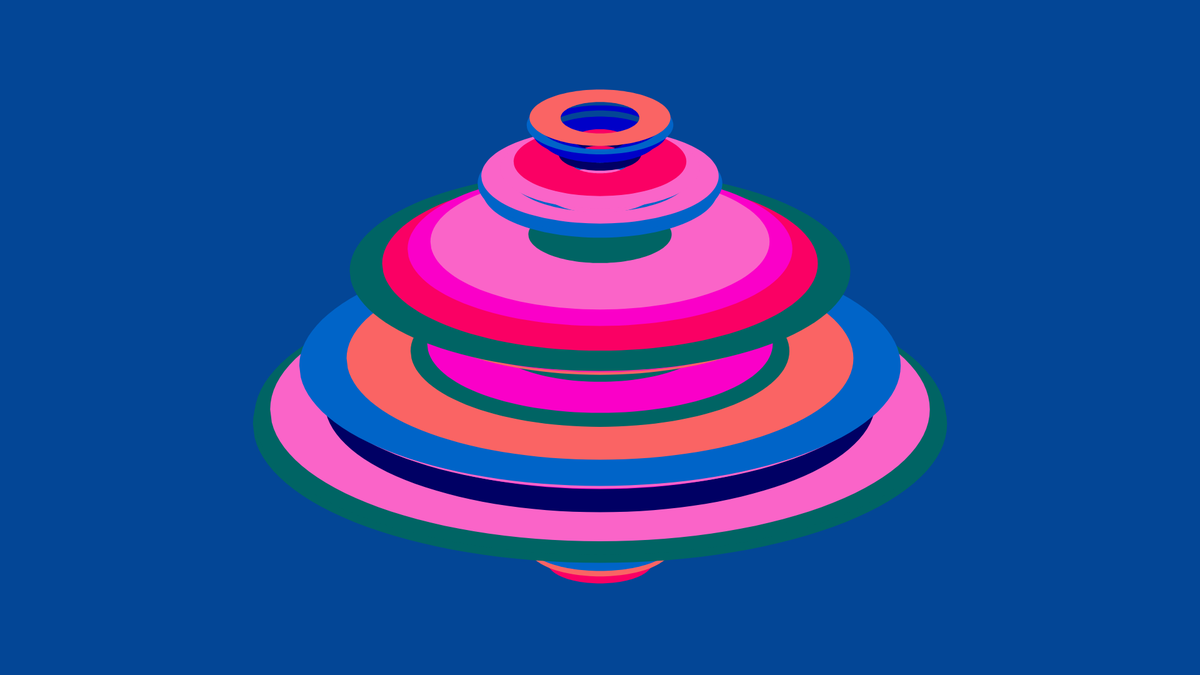
Frame 1 (no input)
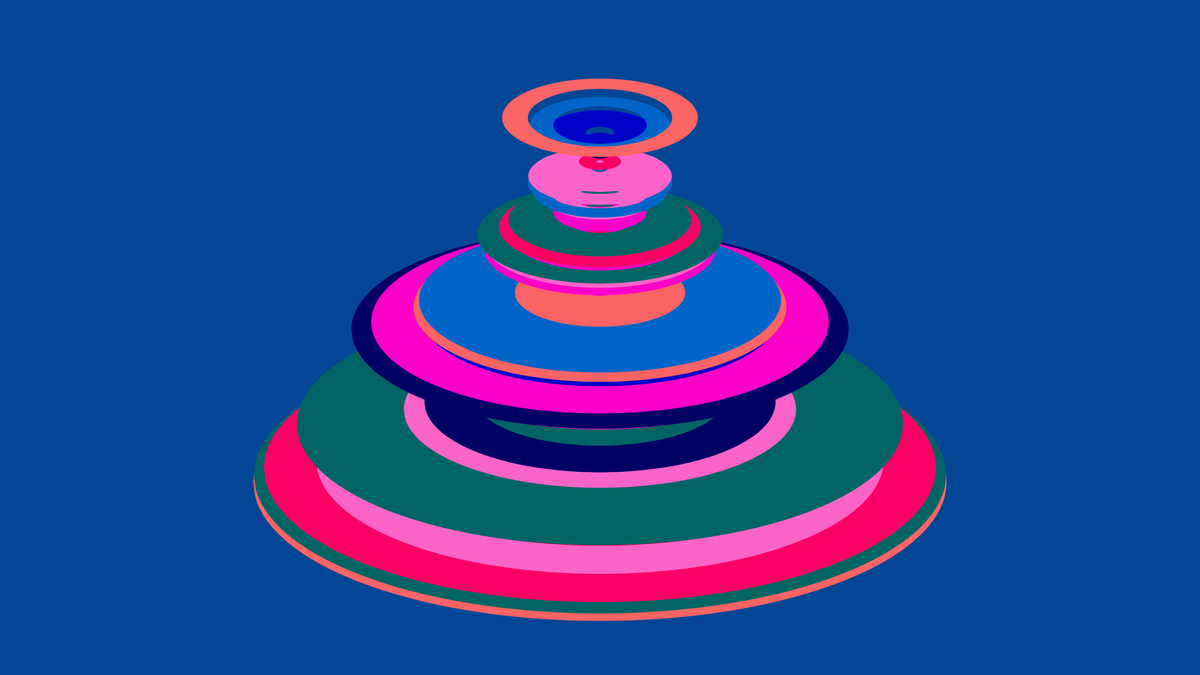
Frame 60 (no input)
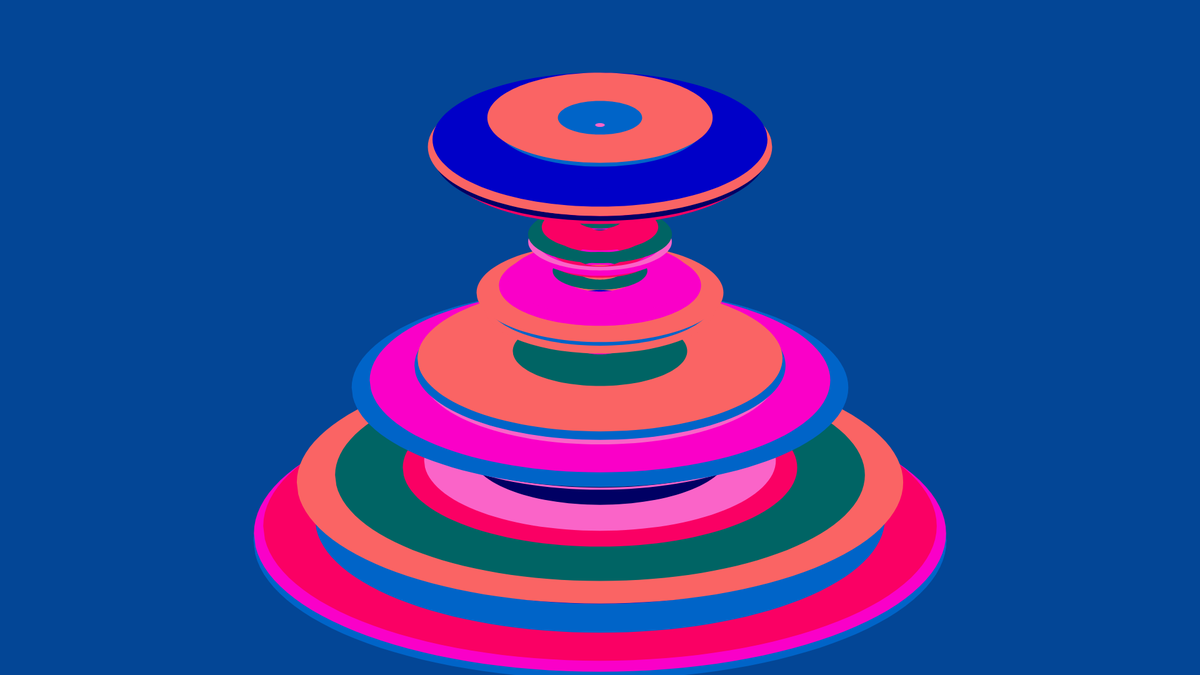
Frame 120 (the mouse pressed at the canvas centre since frame 60)

The p5.js sketch that drew these frames (run headless with seeded random() and noise() and a simulated clock; from frame 60 on, the mouse is pressed at the canvas centre):

// p5.js sketch
// ── sketch.js
let _aryObjects = [];

function setup() {
  let canvasSize;
  if (windowWidth <= windowHeight) {
    canvasSize = windowWidth;
  } else {
    canvasSize = windowHeight;
  }
  createCanvas(1920, 1080);
  frameRate(30);
  noStroke();

  let objectNum = 80*random(0.2, 1);
  let rMax = width/10*12;
  let yGap = height/objectNum/1.5;

  let divideNum = 128;
  let noiseSeedRad = random(50);
  let noiseStepObj = random(0.001, 0.1);
  let rOffset = -0.5;
  let noiseSeedT = random(10);
  let noiseSpeedT = 0.01;

  for (let i = 0; i < objectNum; i++) {
    let myArc = new Arc(rMax, i, objectNum, yGap,
      divideNum, noiseSeedRad, noiseSeedT + i*noiseStepObj,
      noiseSpeedT, rOffset);
    _aryObjects.push(myArc);
  }
}

class Arc {
  constructor(rMax, obj_i, objectNum, yGap,
    divideNum, noiseSeedRad, noiseSeedT, 
    noiseSpeedT, rOffset) {
    this.centX = 0;
    this.centY = yGap * (objectNum - obj_i) - height/3;
    this.objectNum = objectNum;
    this.rMax = rMax;
    this.color = color(random([0, 250]), random([0, 100]), random([100, 200]), 255);
    this.obj_i = obj_i;
    this.divideNum = divideNum;
    this.noiseSeedRad = noiseSeedRad;
    this.noiseSeedT = noiseSeedT;
    this.noiseSpeedT = noiseSpeedT;
    this.rOffset = rOffset;
  }
  drawMe() {
    this.noiseSeedT += this.noiseSpeedT;
    fill(this.color);
    let d = 1;
    let rx_0;
    let ry_0;
    let rx_last;
    let ry_last;
    beginShape();
    let currentNoiseVal = 0;
    for (let i = 0; i < this.divideNum; i++) {
      let tgt_i = i;
      if (tgt_i >= this.divideNum) { tgt_i -= this.divideNum; }
      let maxAng = 2*PI/this.divideNum*tgt_i;
      let rx = this.rMax * (noise(this.noiseSeedRad, this.noiseSeedT)+this.rOffset)**d * cos(maxAng);
      let ry = this.rMax * (noise(this.noiseSeedRad, this.noiseSeedT)+this.rOffset)**d * sin(maxAng)/2.5;
      if (tgt_i == 0) {
        rx_0 = rx;
        ry_0 = ry; 
      } else if (tgt_i == this.divideNum - 2) {
        rx_last = rx;
        ry_last = ry;
      } else if (tgt_i == this.divideNum - 1) {
        rx = (rx_0 + rx_last) / 2;
        ry = (ry_0 + ry_last) / 2;
      }
      vertex(this.centX + rx, this.centY + ry);
    }
      beginContour();
      currentNoiseVal = 0;
      for (let i = 0; i < this.divideNum; i++) {
        let tgt_i = i;
        if (tgt_i >= this.divideNum) { tgt_i -= this.divideNum; }
        let maxAng = 2*PI/this.divideNum*tgt_i;
        let rx = this.rMax * (noise(this.noiseSeedRad, this.noiseSeedT+0.1)+this.rOffset)**d * cos(-maxAng+PI/2);
        let ry = this.rMax * (noise(this.noiseSeedRad, this.noiseSeedT+0.1)+this.rOffset)**d * sin(-maxAng+PI/2)/2.5;
        if (tgt_i == 0) {
          rx_0 = rx;
          ry_0 = ry; 
        } else if (tgt_i == this.divideNum - 2) {
          rx_last = rx;
          ry_last = ry;
        } else if (tgt_i == this.divideNum - 1) {
          rx = (rx_0 + rx_last) / 2;
          ry = (ry_0 + ry_last) / 2;
        }
        vertex(this.centX + rx/1.1, this.centY + ry/1.1);
      }
      endContour();
    endShape();
  }
}

function draw() {
  background(3, 70, 150);
  push();
  translate(width/2, height/2);
  for(let i = 0; i < _aryObjects.length; i++) {
    _aryObjects[i].drawMe();
  }
  pop();
}
